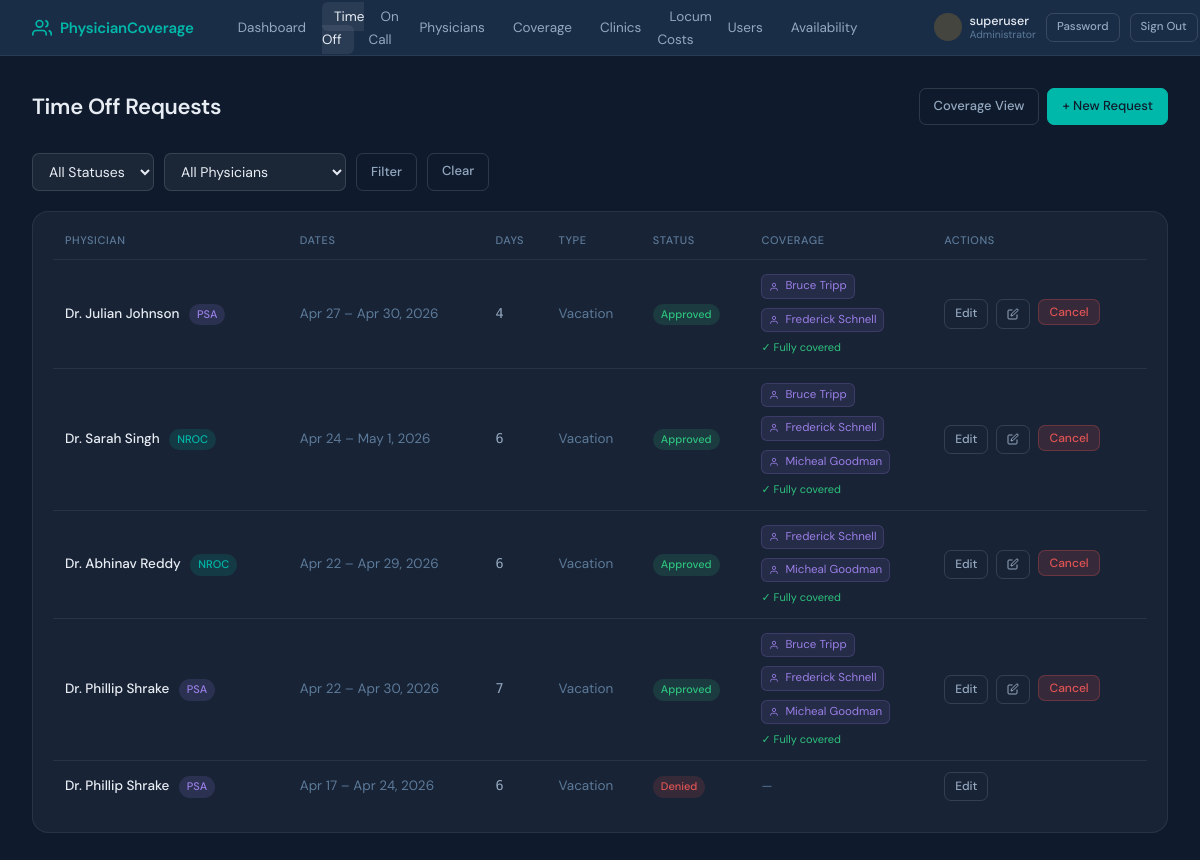
Before: /time-off/ (signed in) with the older database file.
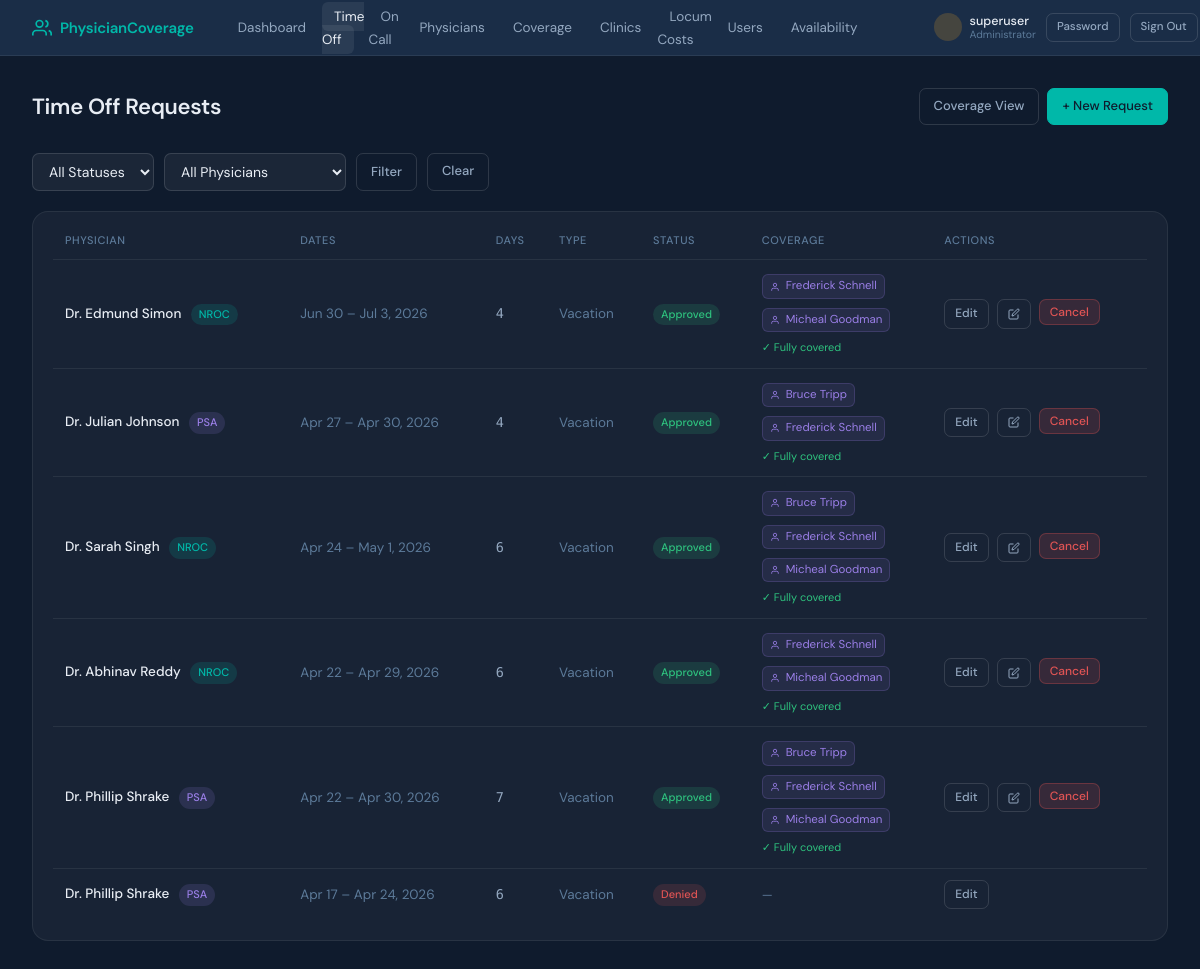
After: the same page with the newer database file.
### coverage_tracker/models.py (models this page shows, shortened)
class TimeOffRequest(models.Model):
    STATUS_CHOICES = [
        ('pending', 'Pending'),
        ('approved', 'Approved'),
        ('denied', 'Denied'),
        ('cancelled', 'Cancelled'),
    ]
    TYPE_CHOICES = [
        ('vacation', 'Vacation'),
        ('sick', 'Sick Leave'),
        ('conference', 'Conference / CME'),
        ('personal', 'Personal'),
        ('other', 'Other'),
    ]
    physician = models.ForeignKey(Physician, on_delete=models.CASCADE, related_name='time_off_requests')
    start_date = models.DateField()
    end_date = models.DateField()
    request_type = models.CharField(max_length=20, choices=TYPE_CHOICES, default='vacation')
    status = models.CharField(max_length=20, choices=STATUS_CHOICES, default='pending')
    notes = models.TextField(blank=True)
    created_at = models.DateTimeField(auto_now_add=True)
    updated_at = models.DateTimeField(auto_now=True)
    class Meta:
        ordering = ['-start_date']
    def workdays(self):
        holidays = set()
        extra = set()
        for y in range(self.start_date.year, self.end_date.year + 1):
            holidays |= set(get_holidays(y))
            extra |= get_extra_workdays(y)
        days = []
        current = self.start_date
        while current <= self.end_date:
            if is_workday(current, holidays, extra):
                days.append(current)
            current += datetime.timedelta(days=1)
        return days
    @property
    def duration_days(self):
        return len(self.workdays())

class Physician(models.Model):
    PHYSICIAN_TYPE_CHOICES = [
        ('regular', 'NROC Physician'),
        ('locum', 'Locum / Covering Physician'),
        ('psa', 'PSA Physician'),
    ]
    user = models.OneToOneField(User, on_delete=models.CASCADE, null=True, blank=True)
    first_name = models.CharField(max_length=100)
    last_name = models.CharField(max_length=100)
    email = models.EmailField(unique=True)
    physician_type = models.CharField(max_length=10, choices=PHYSICIAN_TYPE_CHOICES, default='regular')
    total_vacation_days = models.PositiveIntegerField(
        default=20,
        help_text="Annual vacation day allocation (for NROC physicians)"
    )
    daily_rate = models.DecimalField(
        max_digits=10, decimal_places=2, null=True, blank=True,
        help_text="Legacy / standard daily rate (kept for reference — hourly rate is used for pay)"
    )
    hourly_rate = models.DecimalField(
        max_digits=10, decimal_places=2, null=True, blank=True,
        help_text="Hourly rate for locum physicians. Daily pay = hourly rate × hours worked."
    )
    agency = models.CharField(
        max_length=200, blank=True,
        help_text="Staffing agency name (for locum physicians)"
    )
    is_active = models.BooleanField(default=True)
    class Meta:
        ordering = ['physician_type', 'last_name', 'first_name']
    def __str__(self):
        return f"Dr. {self.first_name} {self.last_name}"
    @property
    def is_regular(self):
        return self.physician_type == 'regular'
    @property
    def is_psa(self):
        return self.physician_type == 'psa'

### coverage_tracker/views.py (the view, shortened to what this page needs)
# urls.py: path('time-off/', views.time_off_list, name='time_off_list'),
@login_required_custom
def time_off_list(request):
    profile = getattr(request.user, 'profile', None)
    is_admin = bool(profile and profile.is_admin)
    is_physician_admin = bool(profile and profile.is_physician_admin)
    can_approve = bool(profile and profile.can_approve_time_off)
    status = request.GET.get('status', '')
    physician_id = request.GET.get('physician', '')
    qs = TimeOffRequest.objects.select_related('physician').order_by('-start_date')
    viewer_scope = profile.scope if profile else 'nroc'
    if is_admin:
        if status:
            qs = qs.filter(status=status)
        if physician_id:
            qs = qs.filter(physician_id=physician_id)
    physicians = Physician.objects.filter(is_active=True, physician_type__in=['regular', 'psa'])
    viewer_physician = profile.physician if profile else None
    enriched_requests = []
    for req in qs:
        coverage = None
        coverage_status = None
        if req.status == 'approved':
            assignments = CoverageAssignment.objects.filter(
                covered_physician=req.physician,
                date__gte=req.start_date,
                date__lte=req.end_date,
            ).select_related('covering_physician', 'clinic').order_by('date')
            covered_dates = set(a.date for a in assignments)
            all_dates_count = req.duration_days
            if assignments.exists():
                if len(covered_dates) >= all_dates_count:
                    coverage_status = 'full'
                else:
                    coverage_status = 'partial'
            else:
                coverage_status = 'none'
            locum_names = list({a.covering_physician for a in assignments if a.covering_physician_id})
            coverage = locum_names
        enriched_requests.append({
            'req': req,
            'coverage': coverage,
            'coverage_status': coverage_status,
            'is_own': viewer_physician is not None and req.physician_id == viewer_physician.pk,
        })
    return render(request, 'coverage_tracker/time_off_list.html', {
        'enriched_requests': enriched_requests,
        'physicians': physicians,
        'status_filter': status,
        'physician_filter': physician_id,
        'is_admin': is_admin,
        'is_physician_admin': is_physician_admin,
        'can_approve': can_approve,
    })

### coverage_tracker/context_processors.py (called while the page is built)
def user_profile(request):
    if request.user.is_authenticated:
        try:
            _ = request.user.profile
        except Exception:
            UserProfile.objects.get_or_create(
                user=request.user,
                defaults={'role': 'admin' if request.user.is_superuser else 'physician'}
            )
    return {}

### coverage_tracker/models.py (called while the page is built)
def get_holidays(year):
    holidays = []
    holidays.append(date(year, 1, 1))   # New Year's Day
    holidays.append(date(year, 7, 4))   # Independence Day
    holidays.append(date(year, 12, 25)) # Christmas Day
    may_cal = calendar.monthcalendar(year, 5)
    last_monday_may = [week[0] for week in may_cal if week[0] != 0][-1]
    holidays.append(date(year, 5, last_monday_may))
    sep_cal = calendar.monthcalendar(year, 9)
    first_monday_sep = next(week[0] for week in sep_cal if week[0] != 0)
    holidays.append(date(year, 9, first_monday_sep))
    nov_cal = calendar.monthcalendar(year, 11)
    thursdays = [week[3] for week in nov_cal if week[3] != 0]  # Thursday index = 3
    fourth_thursday = thursdays[3]
    holidays.append(date(year, 11, fourth_thursday))
    return sorted(holidays)

### coverage_tracker/templates/coverage_tracker/time_off_list.html (shortened to what the changed rows need)
{% extends "coverage_tracker/base.html" %}
{% block content %}
<div class="page-header">
  <h1>Time Off Requests</h1>
</div>
<div class="card">
  <div class="table-wrap">
    <table>
      <thead>
        <tr>
          <th>Physician</th>
          <th>Dates</th>
          <th>Days</th>
          <th>Type</th>
          <th>Status</th>
          {% if is_admin %}<th>Coverage</th>{% endif %}
          <th>Actions</th>
        </tr>
      </thead>
      <tbody>
        {% for item in enriched_requests %}
        {% with req=item.req %}
        <tr>
          <td>
            {% if is_admin %}
           <a href="/physicians/{{ req.physician.pk }}/" style="color:var(--text); text-decoration:none; font-weight:500;">
           {{ req.physician }}
           </a>
            {% if req.physician.is_regular %}
             <span class="badge" style="background:rgba(0,184,169,0.15);color:var(--teal);margin-left:6px;">NROC</span>
           {% elif req.physician.is_psa %}
            <span class="badge" style="background:rgba(155,127,232,0.15);color:var(--purple);margin-left:6px;">PSA</span>
            {% endif %}
            {% else %}
            <span style="font-weight:500;">{{ req.physician }}</span>
          {% endif %}
        </td>
          <td class="text-muted">{{ req.start_date|date:"M j" }} – {{ req.end_date|date:"M j, Y" }}</td>
          <td style="font-family:'DM Mono',monospace;">{{ req.duration_days }}</td>
          <td class="text-muted">{{ req.get_request_type_display }}</td>
          <td><span class="badge badge-{{ req.status }}">{{ req.get_status_display }}</span></td>
          {% if is_admin %}
          <td>
            {% if req.status == 'approved' %}
              {% if item.coverage_status == 'full' %}
                <div style="display:flex; flex-direction:column; gap:3px;">
                  {% for locum in item.coverage %}
                  <div class="locum-tag" style="font-size:11.5px; padding:2px 7px; width:fit-content;">
                    <svg width="10" height="10" viewBox="0 0 24 24" fill="none" stroke="currentColor" stroke-width="2"><path d="M20 21v-2a4 4 0 0 0-4-4H8a4 4 0 0 0-4 4v2"/><circle cx="12" cy="7" r="4"/></svg>
                    {{ locum.first_name }} {{ locum.last_name }}
                  </div>
                  {% endfor %}
                  <span style="font-size:11px; color:var(--green); margin-top:1px;">✓ Fully covered</span>
                </div>
              {% else %}
                <a href="/time-off/{{ req.pk }}/assign-locum/" style="font-size:12px; color:var(--amber); text-decoration:none;">
                  + Assign locum
                </a>
              {% endif %}
            {% else %}
              <span class="text-muted text-sm">—</span>
            {% endif %}
          </td>
          {% endif %}
          <td>
            <div class="flex gap-2">
              {% if can_approve %}
                {%if is_admin%}
                <a href="/time-off/{{ req.pk }}/edit/" class="btn btn-ghost btn-sm">Edit</a>
                {% endif %}
                {% if req.status == 'approved' and is_admin%}
                  <a href="/time-off/{{ req.pk }}/assign-locum/" class="btn btn-ghost btn-sm" title="Edit coverage">
                    <svg width="12" height="12" viewBox="0 0 24 24" fill="none" stroke="currentColor" stroke-width="2"><path d="M11 4H4a2 2 0 0 0-2 2v14a2 2 0 0 0 2 2h14a2 2 0 0 0 2-2v-7"/><path d="M18.5 2.5a2.121 2.121 0 0 1 3 3L12 15l-4 1 1-4 9.5-9.5z"/></svg>
                  </a>
                {% endif %}
                {% if req.status == 'pending' and is_admin or req.status == 'approved' and is_admin %}
                  <form method="post" action="/time-off/{{ req.pk }}/cancel/" style="display:inline;"
                        onsubmit="return confirm('Cancel this time off request?')">{% csrf_token %}
                    <button type="submit" class="btn btn-danger btn-sm">Cancel</button>
                  </form>
                {% endif %}
              {% endif %}
            </div>
          </td>
        </tr>
        {% endwith %}
        {% empty %}
        <tr>
          <td colspan="7" style="text-align:center; padding:2rem;" class="empty-state">
            {% if is_admin %}No requests found.{% else %}You have no time off requests yet. <a href="/time-off/add/" style="color:var(--teal);">Submit one</a>.{% endif %}
          </td>
        </tr>
        {% endfor %}
      </tbody>
    </table>
  </div>
</div>
{% endblock %}

Changed rows visible on the page:
added TimeOffRequest: req.physician "Dr. Edmund Simon", shows "NROC", req.start_date "Jun 30", req.end_date "Jul 3, 2026", req.duration_days "4", req.request_type "Vacation", req.status "Approved", Physician (first_name "Frederick", last_name "Schnell"), Physician (first_name "Micheal", last_name "Goodman")
